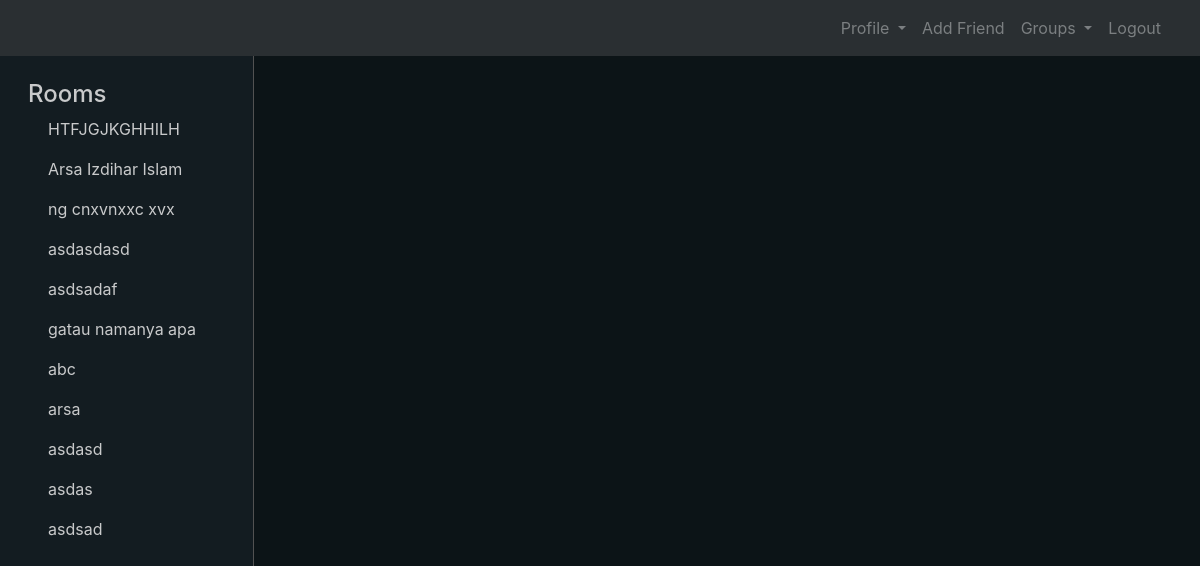
The app's page /chat/ (signed in) with its own data.
### tables.py (models this page shows)
class RoomRead(db.Model):
    __tablename__ = "room_read"
    user_id = db.Column(db.Integer, db.ForeignKey("users.id"), primary_key=True)
    room_id = db.Column(db.Integer, db.ForeignKey("chat_rooms.id"), primary_key=True)
    is_read = db.Column(db.Boolean, default=False)
    last_read = db.Column(db.String(25))
    last_modified = db.Column(db.String(50))
    room_name = db.Column(db.String(50))
    member = relationship("User", back_populates="chat_rooms")
    chat_room = relationship("ChatRoom", back_populates="members")

### chat.py (the view)
@chat_app.route("/")
def chat_home():
    if not current_user.is_authenticated:
        flash("Please Log In first.")
        return redirect(url_for("login"))
    chat_rooms = []
    for assoc in current_user.chat_rooms:
        room = assoc.chat_room
        room_name = assoc.room_name
        num_unread = 0
        for chat in room.chats:
            if chat.time and assoc.last_read:
                if timestamp_get_datetime(chat.time) > timestamp_get_datetime(assoc.last_read):
                    num_unread += 1
        if num_unread == 0:
            num_unread = ""
        chat_rooms.append({"id": room.id, "name": room_name, "is_read": assoc.is_read, "num_unread": num_unread})
    if not list(chat_rooms):
        return redirect(url_for('chat_app.add_friend'))
    return render_template("/chat/chat.html", username=current_user.name, rooms=chat_rooms)

### chat.py (called while the page is built)
def timestamp_get_datetime(timestamp):
    return datetime.strptime(timestamp, '%b-%d %I:%M%p')

### main.py (called while the page is built)
@login_manager.user_loader
def load_user(user_id):
    return User.query.get(user_id)

### templates/chat/chat.html (shortened to what this page needs)
<!DOCTYPE html>
<html lang="en" dir="ltr">
    <head>
        <link rel="stylesheet" href="https://stackpath.bootstrapcdn.com/bootstrap/4.1.3/css/bootstrap.min.css">
          <link href="{{ url_for('static', filename='vendor/fontawesome-free/css/all.min.css')}}" rel="stylesheet" type="text/css">
        <link rel="stylesheet" type="text/css" href="{{ url_for('static', filename='css/chat_style.css') }}">
    </head>
    <body>
        <div class="wrapper">
            <nav id="main-navbar" class="navbar navbar-expand-sm navbar-dark fixed-top">
                <div class="container-fluid">
                    <div class="collapse navbar-collapse" id="navbarSupportedContent">
                        <ul class="navbar-nav ml-auto">
                            <li class="nav-item dropdown">
                                <div class="dropdown show">
                                  <a class="dropdown-toggle nav-link" href="#" role="button" data-toggle="dropdown" aria-haspopup="true" aria-expanded="false">
                                    <span>Profile</span>
                                  </a>
                                </div>
                            </li>
                            <li class="nav-item">
                                <a id="add-friend-btn" class="nav-link" href="{{ url_for('chat_app.add_friend') }}"><span>Add Friend</span></a>
                            </li>
                            <li class="nav-item dropdown">
                                <div class="dropdown show">
                                  <a class="dropdown-toggle nav-link" href="#" role="button" data-toggle="dropdown" aria-haspopup="true" aria-expanded="false">
                                    <span>Groups</span>
                                  </a>
                                </div>
                            </li>
                            <li class="nav-item">
                                <a id="logout-btn" class="nav-link" href="{{ url_for('logout') }}"><span>Logout</span></a>
                            </li>
                        </ul>
                    </div>
                </div>
            </nav>
            <div id="main-section">
                <nav id="sidebar">
                    <div id="sidebar-scroll">
                        <h4 id="sidebar-title">Rooms</h4>
                        {% for room in rooms %}
                            {% if room.is_read %}
                            <p id="p{{ room.id }}" class="select-room cursor-pointer">{{ room.name }}
                            {% else %}
                            <p id="p{{ room.id}}" class="select-room cursor-pointer room-unread">{{ room.name }}
                            {% endif %}
                            <span>&nbsp;</span>
                            <span id="s{{ room.id }}" class="badge badge-pill badge-success chat-unread">{{ room.num_unread }}</span></p>
                        {% endfor %}
                    </div>
                </nav>
                <div id="rightside-pannel">
                    <div id="display-message-section">
                    </div>
                </div>
            </div>
        </div>
    </body>
</html>

### static/css/chat_style.css (style rules this page uses)
body { background-color: #0c1417; }
.wrapper { display: flex; overflow: hidden; height: 100%; }
#main-section { overflow: hidden; width: 100%; }
#main-navbar { background-color: #2a2f32; }
#main-navbar a, #main-navbar span { color: #7b7f81; }
#sidebar { color: #c9cacb; min-height: 100vh; float: left; height: 100%; margin-top: 2em; padding-top: 3em; padding-left: 1em; padding-right: 1em; border-right: 0.5px solid #525252; background-color: #131c21; }
#sidebar p { padding-left: 2em; padding-right:2em; }
#sidebar h4 { padding-left: 0.5em; }
#sidebar-scroll { max-height: 82vh; overflow: auto; }
.cursor-pointer { cursor: pointer; }
#rightside-pannel { overflow: hidden; }
#display-message-section { color: white; margin-top: 5em; min-height: 82vh; max-height: 82vh; overflow-y: auto; }

### records on screen
RoomRead: name "HTFJGJKGHHILH"
RoomRead: name "Arsa Izdihar Islam"
RoomRead: name "ng cnxvnxxc xvx"
RoomRead: name "asdasdasd"
RoomRead: name "asdsadaf"
RoomRead: name "gatau namanya apa"
RoomRead: name "abc"
RoomRead: name "arsa"
RoomRead: name "asdasd"
RoomRead: name "asdas"
RoomRead: name "asdsad"
